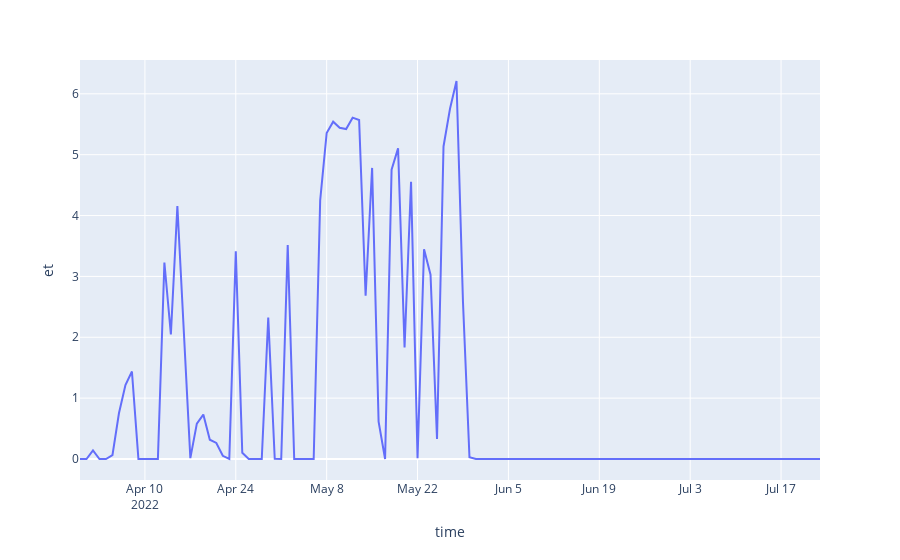

Notebook source saved alongside this figure:
### Code cell
fig = px.line(
    daily, x="time", y="et"
)
fig.show()
